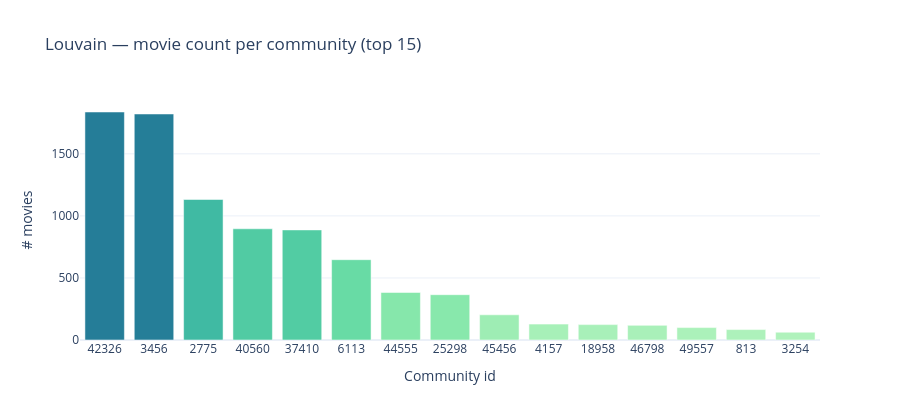

Source (notebook cell):
### Code cell
# Characterize top communities by dominant genres
community_genres = run_cypher(
    """
    MATCH (m:Movie)-[:HAS_GENRE]->(g:Genre)
    WHERE m.louvainCommunity IS NOT NULL
    WITH m.louvainCommunity AS community, g.name AS genre, count(*) AS n
    ORDER BY community, n DESC
    WITH community, collect({genre: genre, n: n})[0..5] AS topGenres, sum(n) AS total
    RETURN community, topGenres, total
    ORDER BY total DESC
    LIMIT 12
    """
)

rows = []
for _, row in community_genres.iterrows():
    top = row["topGenres"] or []
    label = ", ".join(f"{t['genre']} ({t['n']})" for t in top[:3])
    rows.append(
        {
            "community": int(row["community"]),
            "moviesLinks": int(row["total"]),
            "topGenres": label,
        }
    )
community_summary = pd.DataFrame(rows)
display(community_summary)

fig = px.bar(
    communities.head(15),
    x="community",
    y="nMovies",
    title="Louvain — movie count per community (top 15)",
    labels={"nMovies": "# movies", "community": "Community id"},
    color="nMovies",
    color_continuous_scale=COLOR_SCALE,
    template=PLOTLY_TEMPLATE,
    height=420,
)
fig.update_layout(coloraxis_showscale=False, xaxis_type="category")
fig.show()

### Figure 1 — Plotly figure (JSON) as saved in the notebook; plotly's stock layout.template omitted (floating-point values rounded to 4 significant figures)
{"data": [{"hovertemplate": "Community id=%{x}<br># movies=%{marker.color}<extra></extra>", "legendgroup": "", "marker": {"color": [1837, 1821, 1132, 896, 887, 647, 383, 365, 203, 128, 124, 118, 100, 84, 63], "coloraxis": "coloraxis", "pattern": {"shape": ""}}, "name": "", "orientation": "v", "showlegend": false, "textposition": "auto", "type": "bar", "x": [42326, 3456, 2775, 40560, 37410, 6113, 44555, 25298, 45456, 4157, 18958, 46798, 49557, 813, 3254], "xaxis": "x", "y": [1837, 1821, 1132, 896, 887, 647, 383, 365, 203, 128, 124, 118, 100, 84, 63], "yaxis": "y"}], "layout": {"barmode": "relative", "coloraxis": {"autocolorscale": false, "colorbar": {"title": {"text": "# movies"}}, "colorscale": [[0, "rgb(176, 242, 188)"], [0.1667, "rgb(137, 232, 172)"], [0.3333, "rgb(103, 219, 165)"], [0.5, "rgb(76, 200, 163)"], [0.6667, "rgb(56, 178, 163)"], [0.8333, "rgb(44, 152, 160)"], [1, "rgb(37, 125, 152)"]], "showscale": false}, "height": 420, "legend": {"tracegroupgap": 0}, "title": {"text": "Louvain — movie count per community (top 15)"}, "xaxis": {"anchor": "y", "domain": [0, 1], "title": {"text": "Community id"}, "type": "category"}, "yaxis": {"anchor": "x", "domain": [0, 1], "title": {"text": "# movies"}}}}
